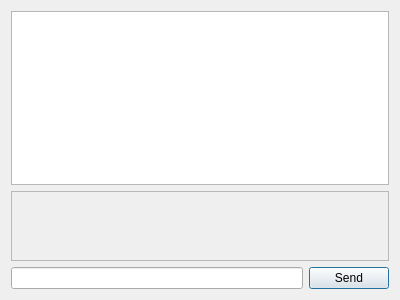
<?xml version="1.0" encoding="UTF-8"?>
<ui version="4.0">
 <class>Chat</class>
 <widget class="QDialog" name="Chat">
  <property name="geometry">
   <rect>
    <x>0</x>
    <y>0</y>
    <width>400</width>
    <height>300</height>
   </rect>
  </property>
  <property name="windowTitle">
   <string>Chat</string>
  </property>
  <layout class="QVBoxLayout" name="verticalLayout">
   <item>
    <widget class="QTextEdit" name="chat">
     <property name="focusPolicy">
      <enum>Qt::NoFocus</enum>
     </property>
    </widget>
   </item>
   <item>
    <layout class="QHBoxLayout" name="horizontalLayout_2"/>
   </item>
   <item>
    <widget class="QScrollArea" name="scrollArea">
     <property name="sizePolicy">
      <sizepolicy hsizetype="Preferred" vsizetype="Expanding">
       <horstretch>0</horstretch>
       <verstretch>0</verstretch>
      </sizepolicy>
     </property>
     <property name="widgetResizable">
      <bool>true</bool>
     </property>
     <widget class="QWidget" name="scrollAreaWidgetContents">
      <property name="geometry">
       <rect>
        <x>0</x>
        <y>0</y>
        <width>380</width>
        <height>79</height>
       </rect>
      </property>
     </widget>
    </widget>
   </item>
   <item>
    <layout class="QHBoxLayout" name="horizontalLayout">
     <item>
      <widget class="QLineEdit" name="sendText"/>
     </item>
     <item>
      <widget class="QPushButton" name="sendButton">
       <property name="text">
        <string>Send</string>
       </property>
       <property name="default">
        <bool>true</bool>
       </property>
      </widget>
     </item>
    </layout>
   </item>
  </layout>
 </widget>
 <resources/>
 <connections/>
</ui>
